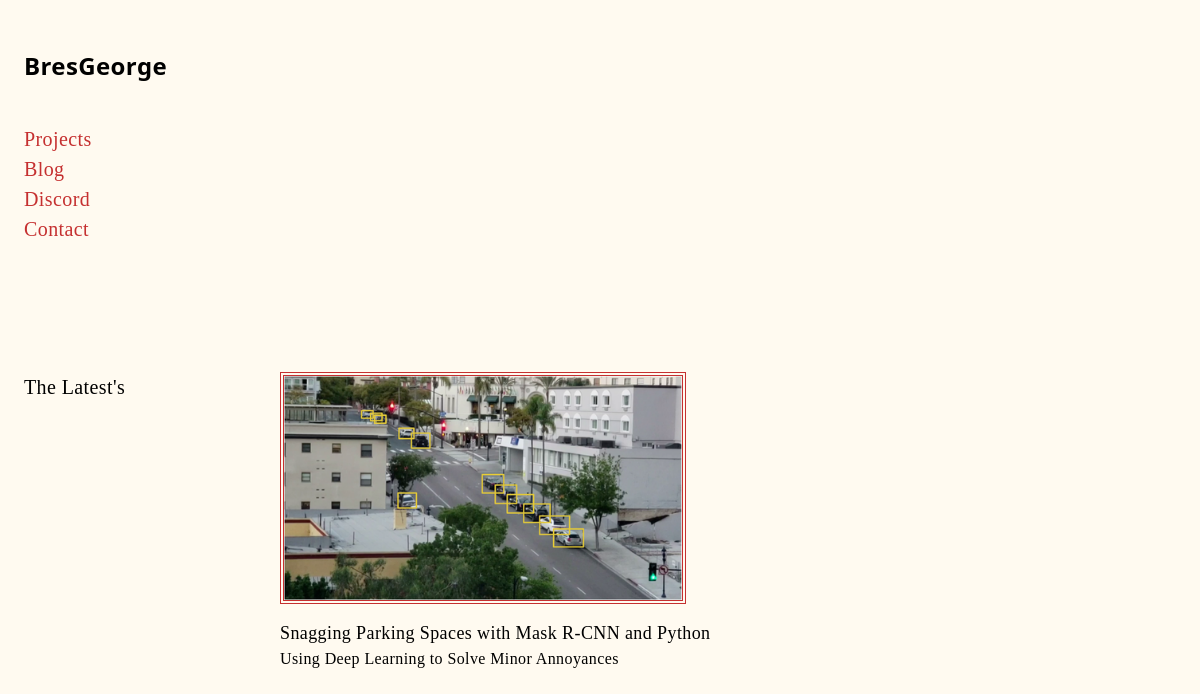
Before: / with the older database file.
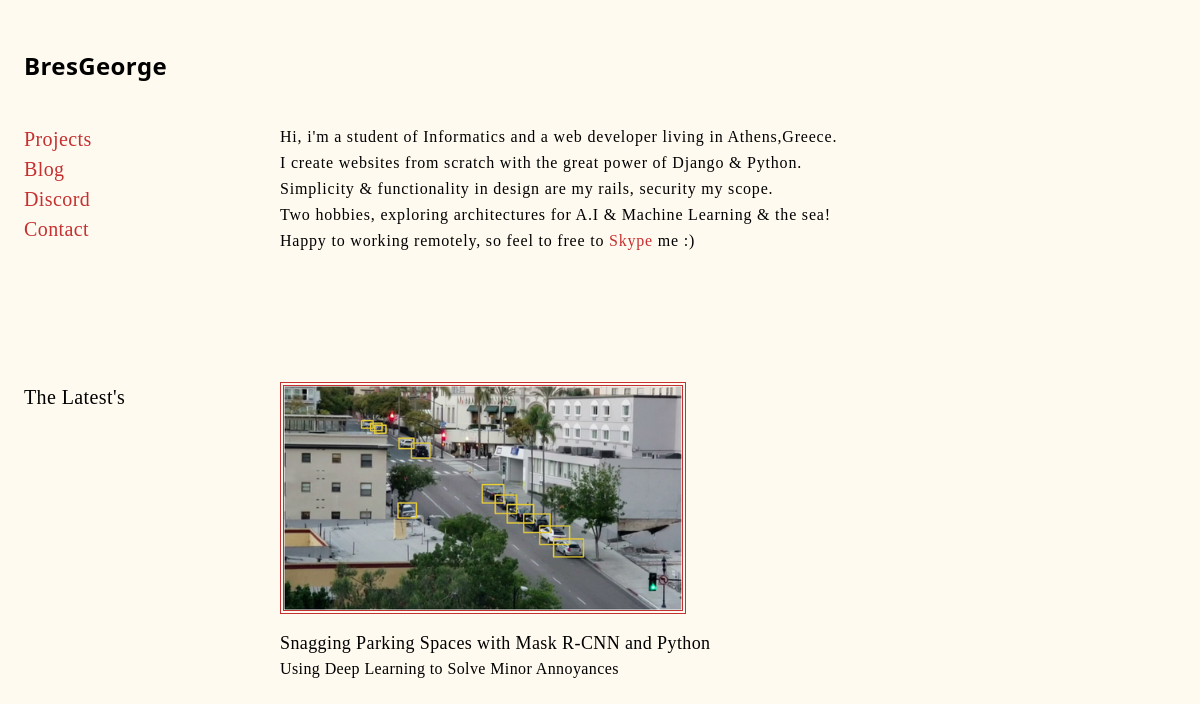
After: the same page with the newer database file.
### pages/models.py (models this page shows, shortened)
class Landing_content(models.Model):
    body=models.TextField()
    pub_date=models.DateField()

### pages/views.py (the view)
# urls.py: path('',views.home,name='home'),
def home(request):
    all_items=Landing_content.objects.all
    return render(request,"home.html",{'all_items':all_items})

### pages/templates/home.html (shortened to what this page needs)
{% extends 'base.html' %}
{% load static %}
{% block content %}
<div class="pt-2 sm:pt-10 leading-relaxed tracking-wider ">
    {% if all_items %}
        {% for x in all_items %}
    {% autoescape off %}
         {{ x.body|linebreaks  }}
    {% endautoescape %}
        {% endfor%}
    {% endif %}
</div>
    </div>
</div>
<div class="flex flex-wrap mt-32 sm:flex-no-wrap items-start">
    <div class="flex-initial w-64 ">
        <p class="text-xl">The Latest's</p>
    </div>
    <div class="flex-initial">
            <div class="">
                <img src="{% static 'images/ai.png' %}" alt="" class="object-cover w-4/5 border-double border-4 border-red-700">
            </div>
            <div class="mt-4">
                <p class="font-medium text-lg">Snagging Parking Spaces with Mask R-CNN and Python</p>
                <p class="">Using Deep Learning to Solve Minor Annoyances</p>
            </div>
     </div>
</div>
{% endblock %}

### pages/templates/base.html (shortened to what this page needs)
<!DOCTYPE html>
<html lang="en">
<head>
    <link href="https://unpkg.com/tailwindcss@^1.0/dist/tailwind.min.css" rel="stylesheet">
</head>
<body class="bg-orange-100 px-6 font-serif tracking-wide antialiased">
            <p class="text-2xl font-sans font-semibold text-black pt-12 "><a class="" href="{% url 'home' %}">BresGeorge</a></p>
<div class="flex ">
    <div class="hidden sm:block flex-none w-64">
        <div class="">
            <ul class="pt-10">
                <li><a class="text-red-700 hover:underline text-xl" href="{% url 'projects' %}">Projects</a></li>
                <li><a class="text-red-700 hover:underline text-xl" href="{% url 'blog' %}">Blog</a></li>
                <li><a class="text-red-700 hover:underline text-xl" href="{% url 'blog' %}">Discord</a></li>
                <li><a class="text-red-700 hover:underline text-xl" href="{% url 'contact' %}">Contact</a></li>
            </ul>
        </div>
    </div>
    <div class="flex-1">
         {% block content %}
        {% endblock %}
</body>
</html>

Changed rows visible on the page:
added Landing_content: body "Hi, i'm a student of Informatics and a web developer living in Athens,Greece. I create websites from scratch with the great power of Django & Python. Simplicity & functionality in design are my rails, security my scope. Two hobbies, exploring architectures for A.I & Machine Learning & the sea! Happy to working remotely, so feel to free to Skype me :)"
